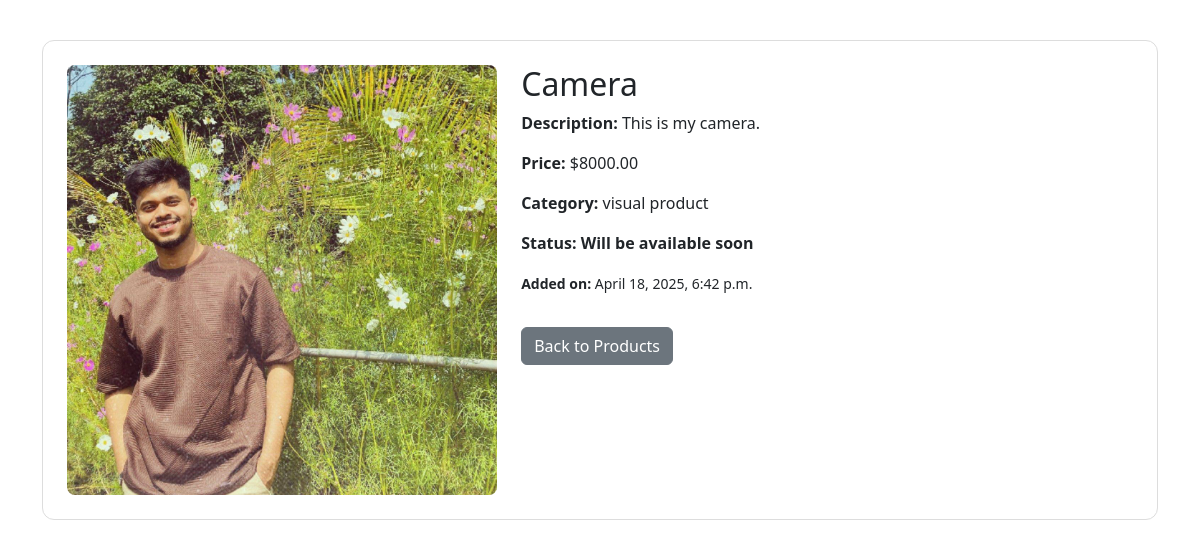
/product/5, run on the app's committed database.
### EventApp/models.py (models this page shows, shortened)
class Product(models.Model):
    name = models.CharField(max_length=100)
    description = models.TextField()
    price = models.DecimalField(max_digits=10, decimal_places=2)
    created_at = models.DateTimeField(auto_now_add=True)
    category = models.ForeignKey(Category, on_delete=models.CASCADE)
    p_photo = models.ImageField(upload_to='product_photos/', null=True, blank=True)
    status_choice = (
        ('In Stock', 'In Stock'),
        ('Stock Out', 'Stock Out'),
        ('Will be available soon', 'Will be available soon'),
    )
    status = models.CharField(max_length=100, choices=status_choice, default='In Stock')

class Category(models.Model):
    name = models.CharField(max_length=100)

### EventApp/views.py (the view)
# urls.py: path('product/<str:id>', e_views.product_details, name = 'product_details'),
def product_details(request, id):
    product = Product.objects.get(pk = id)
    context = {'product': product}
    return render(request,template_name = 'EventApp/product_details.html', context = context)

### template/EventApp/product_details.html (shortened to what this page needs)
<!DOCTYPE html>
<html lang="en">
<head>
  <link href="https://cdn.jsdelivr.net/npm/bootstrap@5.3.3/dist/css/bootstrap.min.css" rel="stylesheet">
</head>
<body>
  <div class="container">
    <div class="product-card">
      <div class="row">
        <div class="col-md-5">
          {% if product.p_photo %}
            <img src="{{ product.p_photo.url }}" alt="{{ product.name }}" class="product-image">
          {% else %}
            <img src="https://via.placeholder.com/300" alt="No image" class="product-image">
          {% endif %}
        </div>
        <div class="col-md-7">
          <h2>{{ product.name }}</h2>
          <p><strong>Description:</strong> {{ product.description }}</p>
          <p><strong>Price:</strong> ${{ product.price }}</p>
          <p><strong>Category:</strong> {{ product.category.name }}</p>
          <p><strong>Status:</strong> <span class="status">{{ product.status }}</span></p>
          <p><small><strong>Added on:</strong> {{ product.created_at|date:"F j, Y, g:i a" }}</small></p>
          <a href="{% url 'product' %}" class="btn btn-secondary mt-3">Back to Products</a>
        </div>
      </div>
    </div>
  </div>
</body>
</html>

### template/EventApp/product_details.html (style rules this page uses)
.container { margin-top: 40px; }
.product-image { max-width: 100%; height: auto; border-radius: 8px; }
.product-card { border: 1px solid #ddd; padding: 24px; border-radius: 12px; }
.status { font-weight: bold; }

### data on the page
Product: p_photo (picture), name "Camera", description "This is my camera.", price "8000.00", category.name "visual product", status "Will be available soon", created_at "April 18, 2025, 6:42 p.m."
